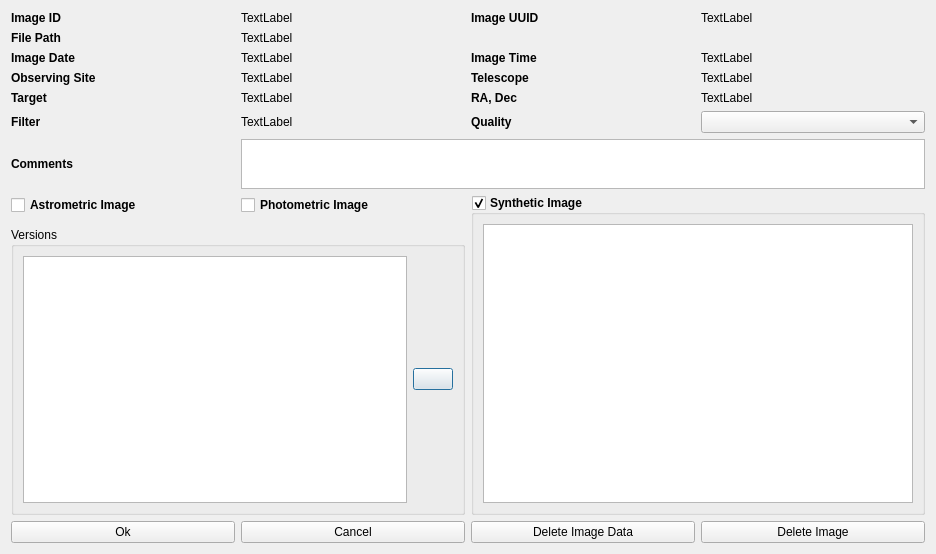
<?xml version="1.0" encoding="UTF-8"?>
<ui version="4.0">
 <class>Dialog</class>
 <widget class="QDialog" name="Dialog">
  <property name="geometry">
   <rect>
    <x>0</x>
    <y>0</y>
    <width>936</width>
    <height>554</height>
   </rect>
  </property>
  <property name="windowTitle">
   <string>Dialog</string>
  </property>
  <property name="sizeGripEnabled">
   <bool>false</bool>
  </property>
  <layout class="QGridLayout" name="gridLayout">
   <item row="1" column="1" colspan="3">
    <widget class="QLabel" name="labelFilePath">
     <property name="text">
      <string>TextLabel</string>
     </property>
    </widget>
   </item>
   <item row="7" column="2" rowspan="3" colspan="2">
    <widget class="QGroupBox" name="groupBoxSyntheticImage">
     <property name="font">
      <font>
       <weight>75</weight>
       <bold>true</bold>
      </font>
     </property>
     <property name="title">
      <string>Synthetic Image</string>
     </property>
     <property name="checkable">
      <bool>true</bool>
     </property>
     <layout class="QGridLayout" name="gridLayout_2">
      <item row="0" column="0">
       <widget class="QListView" name="listViewSynthetic"/>
      </item>
     </layout>
    </widget>
   </item>
   <item row="4" column="2">
    <widget class="QLabel" name="label_13">
     <property name="font">
      <font>
       <weight>75</weight>
       <bold>true</bold>
      </font>
     </property>
     <property name="text">
      <string>RA, Dec</string>
     </property>
    </widget>
   </item>
   <item row="9" column="0" colspan="2">
    <widget class="QGroupBox" name="groupBox_2">
     <property name="title">
      <string>Versions</string>
     </property>
     <property name="flat">
      <bool>false</bool>
     </property>
     <layout class="QGridLayout" name="gridLayout_3">
      <item row="0" column="0">
       <widget class="QTableView" name="tableViewVersions"/>
      </item>
      <item row="0" column="1">
       <widget class="QPushButton" name="pushButtonDeleteVersion">
        <property name="toolTip">
         <string>Delete selected version</string>
        </property>
        <property name="text">
         <string/>
        </property>
        <property name="icon">
         <iconset>
          <normaloff>:/icons/icons/delete.png</normaloff>:/icons/icons/delete.png</iconset>
        </property>
       </widget>
      </item>
     </layout>
    </widget>
   </item>
   <item row="3" column="0">
    <widget class="QLabel" name="label_9">
     <property name="font">
      <font>
       <weight>75</weight>
       <bold>true</bold>
      </font>
     </property>
     <property name="text">
      <string>Observing Site</string>
     </property>
    </widget>
   </item>
   <item row="1" column="0">
    <widget class="QLabel" name="label_3">
     <property name="font">
      <font>
       <weight>75</weight>
       <bold>true</bold>
      </font>
     </property>
     <property name="text">
      <string>File Path</string>
     </property>
    </widget>
   </item>
   <item row="3" column="2">
    <widget class="QLabel" name="label_10">
     <property name="font">
      <font>
       <weight>75</weight>
       <bold>true</bold>
      </font>
     </property>
     <property name="text">
      <string>Telescope</string>
     </property>
    </widget>
   </item>
   <item row="10" column="0">
    <widget class="QPushButton" name="pushButtonOK">
     <property name="text">
      <string>Ok</string>
     </property>
     <property name="icon">
      <iconset>
       <normaloff>:/icons/icons/accept.png</normaloff>:/icons/icons/accept.png</iconset>
     </property>
    </widget>
   </item>
   <item row="0" column="2">
    <widget class="QLabel" name="label_2">
     <property name="font">
      <font>
       <weight>75</weight>
       <bold>true</bold>
      </font>
     </property>
     <property name="text">
      <string>Image UUID</string>
     </property>
    </widget>
   </item>
   <item row="0" column="0">
    <widget class="QLabel" name="label">
     <property name="font">
      <font>
       <weight>75</weight>
       <bold>true</bold>
      </font>
     </property>
     <property name="text">
      <string>Image ID</string>
     </property>
    </widget>
   </item>
   <item row="0" column="1">
    <widget class="QLabel" name="labelImageID">
     <property name="text">
      <string>TextLabel</string>
     </property>
    </widget>
   </item>
   <item row="5" column="2">
    <widget class="QLabel" name="label_15">
     <property name="font">
      <font>
       <weight>75</weight>
       <bold>true</bold>
      </font>
     </property>
     <property name="text">
      <string>Quality</string>
     </property>
    </widget>
   </item>
   <item row="6" column="1" colspan="3">
    <widget class="QPlainTextEdit" name="plainTextEditComments">
     <property name="sizePolicy">
      <sizepolicy hsizetype="Expanding" vsizetype="Expanding">
       <horstretch>0</horstretch>
       <verstretch>0</verstretch>
      </sizepolicy>
     </property>
     <property name="maximumSize">
      <size>
       <width>16777215</width>
       <height>50</height>
      </size>
     </property>
    </widget>
   </item>
   <item row="3" column="1">
    <widget class="QLabel" name="labelObservingSite">
     <property name="text">
      <string>TextLabel</string>
     </property>
    </widget>
   </item>
   <item row="2" column="2">
    <widget class="QLabel" name="label_7">
     <property name="font">
      <font>
       <weight>75</weight>
       <bold>true</bold>
      </font>
     </property>
     <property name="text">
      <string>Image Time</string>
     </property>
    </widget>
   </item>
   <item row="4" column="3">
    <widget class="QLabel" name="labelCoordinates">
     <property name="text">
      <string>TextLabel</string>
     </property>
    </widget>
   </item>
   <item row="2" column="3">
    <widget class="QLabel" name="labelImageTime">
     <property name="text">
      <string>TextLabel</string>
     </property>
    </widget>
   </item>
   <item row="4" column="0">
    <widget class="QLabel" name="label_11">
     <property name="font">
      <font>
       <weight>75</weight>
       <bold>true</bold>
      </font>
     </property>
     <property name="text">
      <string>Target</string>
     </property>
    </widget>
   </item>
   <item row="5" column="0">
    <widget class="QLabel" name="label_14">
     <property name="font">
      <font>
       <weight>75</weight>
       <bold>true</bold>
      </font>
     </property>
     <property name="text">
      <string>Filter</string>
     </property>
    </widget>
   </item>
   <item row="2" column="1">
    <widget class="QLabel" name="labelImageDate">
     <property name="text">
      <string>TextLabel</string>
     </property>
    </widget>
   </item>
   <item row="4" column="1">
    <widget class="QLabel" name="labelTarget">
     <property name="text">
      <string>TextLabel</string>
     </property>
    </widget>
   </item>
   <item row="5" column="1">
    <widget class="QLabel" name="labelFilter">
     <property name="text">
      <string>TextLabel</string>
     </property>
    </widget>
   </item>
   <item row="2" column="0">
    <widget class="QLabel" name="label_5">
     <property name="font">
      <font>
       <weight>75</weight>
       <bold>true</bold>
      </font>
     </property>
     <property name="text">
      <string>Image Date</string>
     </property>
    </widget>
   </item>
   <item row="7" column="1">
    <widget class="QCheckBox" name="checkBoxPhotometric">
     <property name="font">
      <font>
       <weight>75</weight>
       <bold>true</bold>
      </font>
     </property>
     <property name="text">
      <string>Photometric Image</string>
     </property>
    </widget>
   </item>
   <item row="7" column="0">
    <widget class="QCheckBox" name="checkBoxAstrometric">
     <property name="font">
      <font>
       <weight>75</weight>
       <bold>true</bold>
      </font>
     </property>
     <property name="text">
      <string>Astrometric Image</string>
     </property>
    </widget>
   </item>
   <item row="0" column="3">
    <widget class="QLabel" name="labelImageUUID">
     <property name="text">
      <string>TextLabel</string>
     </property>
    </widget>
   </item>
   <item row="5" column="3">
    <widget class="QComboBox" name="comboBoxQuality"/>
   </item>
   <item row="6" column="0">
    <widget class="QLabel" name="label_4">
     <property name="font">
      <font>
       <weight>75</weight>
       <bold>true</bold>
      </font>
     </property>
     <property name="text">
      <string>Comments</string>
     </property>
    </widget>
   </item>
   <item row="3" column="3">
    <widget class="QLabel" name="labelTelescope">
     <property name="text">
      <string>TextLabel</string>
     </property>
    </widget>
   </item>
   <item row="10" column="1">
    <widget class="QPushButton" name="pushButtonCancel">
     <property name="text">
      <string>Cancel</string>
     </property>
     <property name="icon">
      <iconset>
       <normaloff>:/icons/icons/cancel.png</normaloff>:/icons/icons/cancel.png</iconset>
     </property>
    </widget>
   </item>
   <item row="10" column="3">
    <widget class="QPushButton" name="pushButtonDelete">
     <property name="toolTip">
      <string>Delete the image and all associated versions</string>
     </property>
     <property name="text">
      <string>Delete Image</string>
     </property>
     <property name="icon">
      <iconset>
       <normaloff>:/icons/icons/delete.png</normaloff>:/icons/icons/delete.png</iconset>
     </property>
    </widget>
   </item>
   <item row="10" column="2">
    <widget class="QPushButton" name="pushButtonDeleteImageData">
     <property name="toolTip">
      <string>Only deletes the image data in the database. The master record remains</string>
     </property>
     <property name="text">
      <string>Delete Image Data</string>
     </property>
    </widget>
   </item>
  </layout>
 </widget>
 <resources/>
 <connections/>
</ui>
